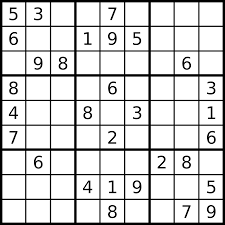
#> input picture day6/images.png, 225 x 225 px
$ python houghLine.py
#> lines starting #> are read from the running program, lines starting #| are printed output that depends on the picture; after the words box and inside, x2 and y2 are one past the last pixel; in counts of white or black regions, pixels touching at a corner belong together
#!/usr/bin/python
from __future__ import print_function
import numpy as np
import cv2
from matplotlib import pyplot as plt
import math

img = cv2.imread('images.png')
#> img is the input picture: shape (225, 225, 3); min 0, max 255, mean 213.9
gray = cv2.cvtColor(img,cv2.COLOR_BGR2GRAY)
edges = cv2.Canny(gray,50,150)
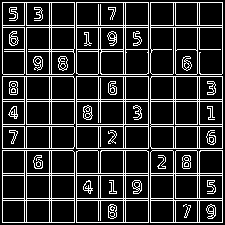
#> edges: shape (225, 225); 17.8% white in thin lines or dots
# cv2.imshow('frame',edges)
# if cv2.waitKey(0)==27:
    # cv2.destroyAllWindows()
lines = cv2.HoughLines(edges,1,np.pi/180,10) #edges->edges; 1->rho accuracies ; np.pi/180->angle accuracies; 200->min length for line
for rho,theta in lines[0]:
    a = np.cos(theta)
    b = np.sin(theta)
    x0 = a*rho
    y0 = b*rho
    x1 = int(x0 + 1000*(-b))
    y1 = int(y0 + 1000*(a))
    x2 = int(x0 - 1000*(-b))
    y2 = int(y0 - 1000*(a))
    cv2.line(img,(x1,y1),(x2,y2),(0,0,255),2)
#> this loop made 1 pass
#> (rho, theta, a, b, x0, y0, x1, y1) on pass 1: (123, 0, 1, 0, 123, 0, 123, 1000)
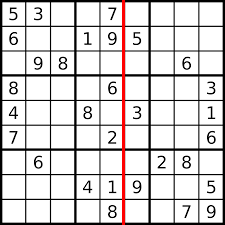
#> img: shape (225, 225, 3); 1.33% of pixels changed, all inside (x1, y1, x2, y2) = (122, 0, 125, 225)
cv2.imwrite('houghlines3.jpg',img)

$ run again, with day6/ps1-input0-noise.png copied over day6/images.png
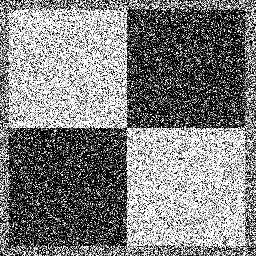
#> input picture day6/ps1-input0-noise.png, 256 x 256 px
#> img is the input picture: shape (256, 256, 3); min 0, max 255, mean 127.6
#> `edges = cv2.Canny(gray,50,150)`:
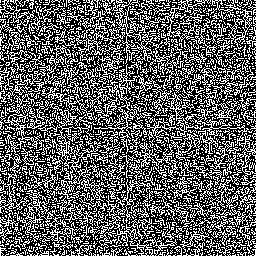
#> edges: shape (256, 256); 37.5% white in thin lines or dots
#> the loop `for rho,theta in lines[0]:` made 1 pass
#> (rho, theta, a, b, x0, y0, x1, y1) on pass 1: (6, 2.36, -0.707, 0.707, -4.24, 4.24, -711, -702)
#> after the loop `for rho,theta in lines[0]:`:
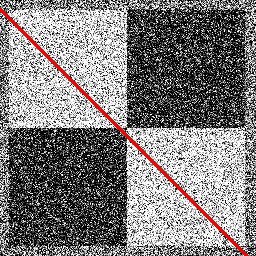
#> img: shape (256, 256, 3); 1.88% of pixels changed, all inside (x1, y1, x2, y2) = (0, 7, 249, 256)
